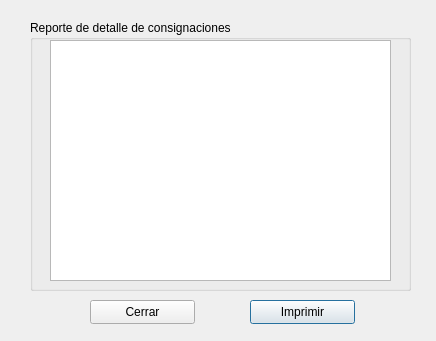
<?xml version="1.0" encoding="UTF-8"?>
<ui version="4.0">
 <class>rdconsignaciones</class>
 <widget class="QDialog" name="rdconsignaciones">
  <property name="geometry">
   <rect>
    <x>0</x>
    <y>0</y>
    <width>436</width>
    <height>341</height>
   </rect>
  </property>
  <property name="windowTitle">
   <string>Dialog</string>
  </property>
  <widget class="QGroupBox" name="groupBox">
   <property name="geometry">
    <rect>
     <x>30</x>
     <y>20</y>
     <width>381</width>
     <height>271</height>
    </rect>
   </property>
   <property name="title">
    <string>Reporte de detalle de consignaciones</string>
   </property>
   <widget class="QTableView" name="lista">
    <property name="geometry">
     <rect>
      <x>20</x>
      <y>20</y>
      <width>341</width>
      <height>241</height>
     </rect>
    </property>
   </widget>
  </widget>
  <widget class="QPushButton" name="print">
   <property name="geometry">
    <rect>
     <x>250</x>
     <y>300</y>
     <width>105</width>
     <height>24</height>
    </rect>
   </property>
   <property name="text">
    <string>Imprimir</string>
   </property>
   <property name="icon">
    <iconset resource="pandasoft.qrc">
     <normaloff>:/images/document-print-preview.png</normaloff>:/images/document-print-preview.png</iconset>
   </property>
  </widget>
  <widget class="QPushButton" name="cerrar">
   <property name="geometry">
    <rect>
     <x>90</x>
     <y>300</y>
     <width>105</width>
     <height>24</height>
    </rect>
   </property>
   <property name="text">
    <string>Cerrar</string>
   </property>
   <property name="icon">
    <iconset resource="pandasoft.qrc">
     <normaloff>:/images/dialog-close.png</normaloff>:/images/dialog-close.png</iconset>
   </property>
  </widget>
 </widget>
 <resources>
  <include location="pandasoft.qrc"/>
 </resources>
 <connections>
  <connection>
   <sender>cerrar</sender>
   <signal>clicked()</signal>
   <receiver>rdconsignaciones</receiver>
   <slot>reject()</slot>
   <hints>
    <hint type="sourcelabel">
     <x>111</x>
     <y>316</y>
    </hint>
    <hint type="destinationlabel">
     <x>40</x>
     <y>316</y>
    </hint>
   </hints>
  </connection>
 </connections>
</ui>
